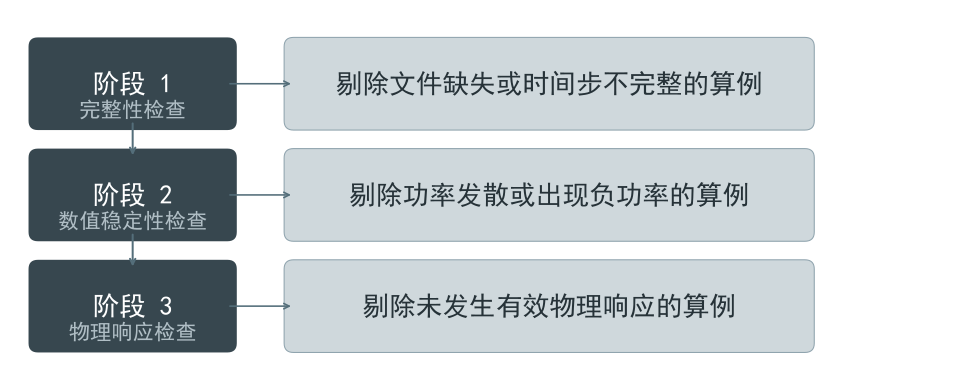

Write the Python code that produced this figure.
# 数据清洗管道流程：三阶段筛选规则与剔除条件。
import matplotlib.pyplot as plt
import matplotlib.patches as patches

plt.rcParams['font.sans-serif'] = ['SimHei', 'Songti SC', 'Arial']
plt.rcParams['axes.unicode_minus'] = False
plt.rcParams['figure.dpi'] = 300

fig, ax = plt.subplots(figsize=(10, 4))
ax.set_xlim(0, 10)
ax.set_ylim(0, 4)
ax.axis('off')

C_BOX   = '#CFD8DC'
C_ARROW = '#546E7A'
C_TEXT  = '#263238'
C_NUM   = '#37474F'

# ── 左列：阶段编号 ──
stages = [
    ('阶段 1', '完整性检查'),
    ('阶段 2', '数值稳定性检查'),
    ('阶段 3', '物理响应检查'),
]

# ── 右列：操作内容 ──
ops = [
    '剔除文件缺失或时间步不完整的算例',
    '剔除功率发散或出现负功率的算例',
    '剔除未发生有效物理响应的算例',
]

y_positions = [3.2, 2.0, 0.8]

for i, ((stage, check), op, y) in enumerate(zip(stages, ops, y_positions)):
    # 阶段框
    box_w, box_h = 2.0, 0.8
    ax.add_patch(patches.FancyBboxPatch((0.3, y - box_h/2), box_w, box_h,
        boxstyle='round,pad=0.1', facecolor=C_NUM, edgecolor='none', zorder=2))
    ax.text(0.3 + box_w/2, y, stage, fontsize=20, ha='center', va='center',
            color='white', fontweight='bold', zorder=3)
    ax.text(0.3 + box_w/2, y - 0.28, check, fontsize=16, ha='center', va='center',
            color='#B0BEC5', zorder=3)

    # 操作框
    op_w, op_h = 5.4, 0.8
    ax.add_patch(patches.FancyBboxPatch((3.0, y - op_h/2), op_w, op_h,
        boxstyle='round,pad=0.1', facecolor=C_BOX, edgecolor='#90A4AE',
        linewidth=0.8, zorder=2))
    ax.text(3.0 + op_w/2, y, op, fontsize=20, ha='center', va='center',
            color=C_TEXT, zorder=3)

    # 阶段间箭头
    if i < len(stages) - 1:
        next_y = y_positions[i + 1]
        ax.annotate('', xy=(0.3 + box_w/2, next_y + 0.4),
                    xytext=(0.3 + box_w/2, y - 0.4),
                    arrowprops=dict(arrowstyle='->', color=C_ARROW, lw=1.5))

# ── 连接箭头：阶段 → 操作 ──
for y in y_positions:
    ax.annotate('', xy=(3.0, y), xytext=(0.3 + 2.0, y),
                arrowprops=dict(arrowstyle='->', color=C_ARROW, lw=1.2))

plt.tight_layout(pad=0.5)
plt.savefig('fig/fig_data_pipeline.svg', bbox_inches='tight', facecolor='white')
print('Saved: fig/fig_data_pipeline.svg')
